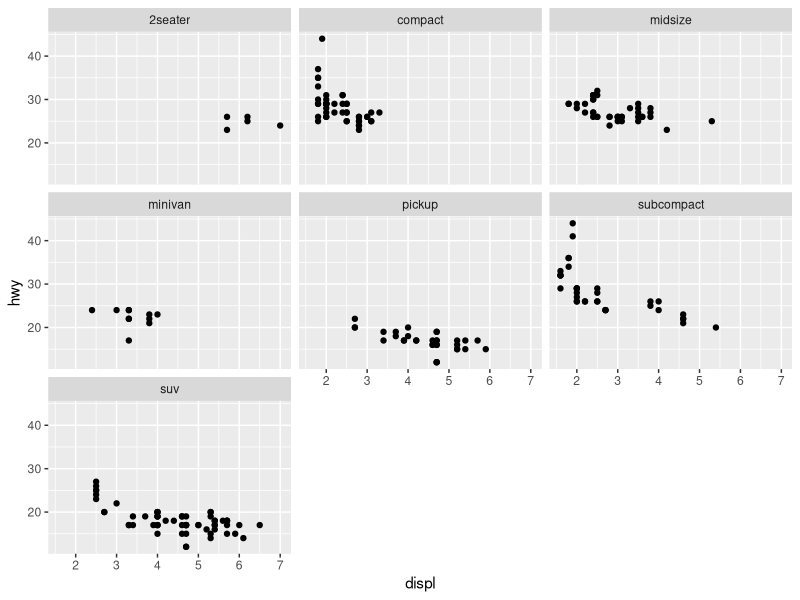
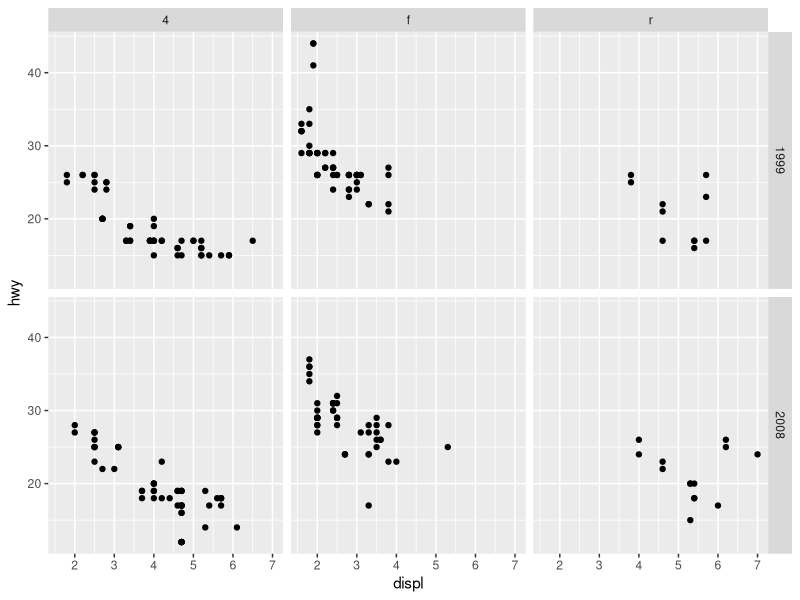

The R source for these figures, in order:
### <No caption defined>

library(tidyverse)

ggplot(
  data = mpg,
  mapping = aes(x = displ, y = hwy)
) +
  geom_point() +
  facet_wrap(~ class)

ggplot(
  data = mpg,
  mapping = aes(x = displ, y = hwy)
) +
  geom_point() +
  facet_grid(year ~ drv)
